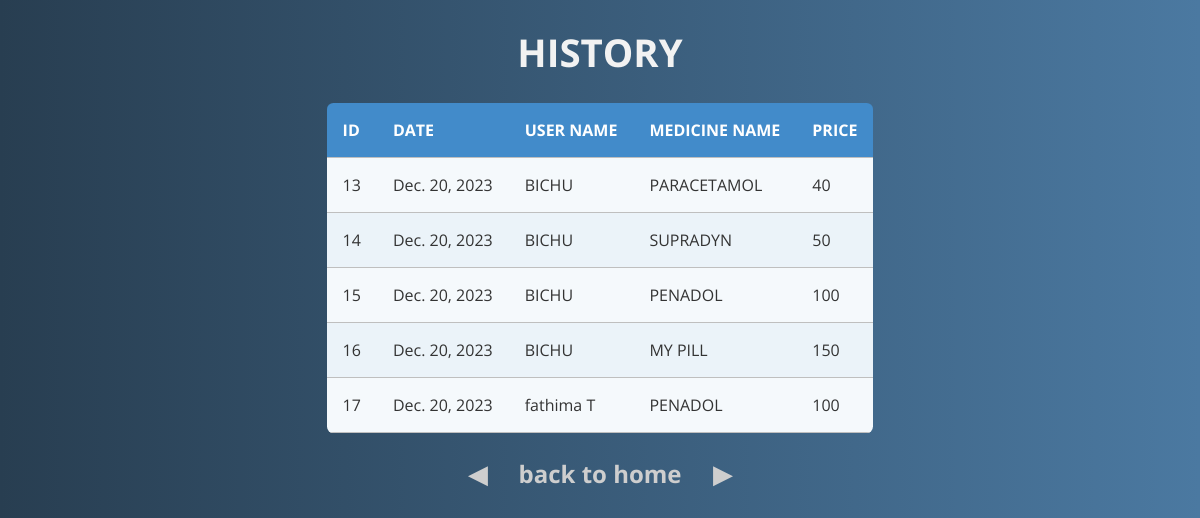
The page /pharmahistory on the database as committed earlier.
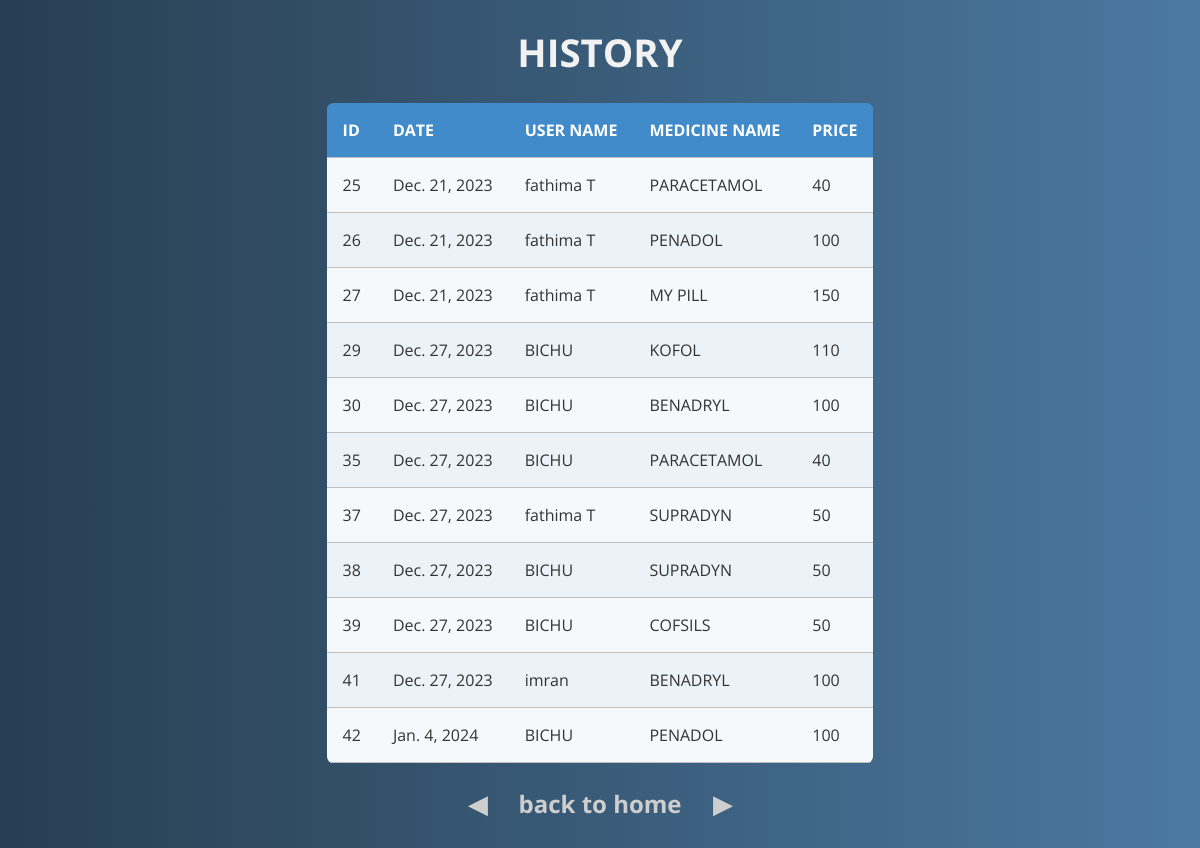
The same page on the database as committed later.
### newapp/models.py (models this page shows, shortened)
class booking(models.Model):
    userid = models.ForeignKey(user,on_delete=models.CASCADE)
    medicineid = models.ForeignKey(Product,on_delete=models.CASCADE)
    date = models.DateField(auto_now=True,blank=True)

class user(models.Model):
    UserName = models.CharField(max_length=50)
    Email = models.EmailField()
    Address = models.CharField(max_length=40)
    PhoneNo = models.IntegerField()
    Password = models.CharField(max_length=20)
    type = models.IntegerField()
    status =(('APPROVED','APPROVED'),
             ('PENDING','PENDING'),
             ('REJECT','REJECT'))
    entry = models.CharField(choices=status,max_length=20,default='PENDING')

class Product(models.Model):
    Image = models.FileField()
    MedicineName = models.CharField(max_length=50)
    Price = models.IntegerField()

### newapp/views.py (the view)
# urls.py: path('pharmahistory',views.pharmahistory,name='pharmahistory'),
def pharmahistory(request):
    data=booking.objects.all()
    return render(request,'pharmahistory.html',{'pharmahist':data})

### template/pharmahistory.html (shortened to what this page needs)
<!DOCTYPE html>
<html lang="en">
<head>
</head>
<body>
    <div class="container" style="">
<h1>HISTORY</h1>
  <table class="rwd-table">
    <tbody>
      <tr>
        <th>ID</th>
        <th>DATE</th>
        <th>USER NAME</th>
        <th>MEDICINE NAME</th>
        <th>PRICE</th>
      </tr>
      {% for i in pharmahist %}
      <tr>
        <td data-th="Supplier Code">
            {{i.id}}
        </td>
        <td data-th="Supplier Code">
            {{i.date}}
        </td>
        <td data-th="Supplier Name">
          {{i.userid.UserName}}
        </td>
        <td data-th="Supplier Name">
          {{i.medicineid.MedicineName}}
        </td>
        <td data-th="Invoice Number">
          {{i.medicineid.Price}}
        </td>
      </tr>
    {% endfor %}
    </tbody>
  </table>
<a href="pharmahome"> <h3>back to home</h3></a>
</div>
</body>
</html>

Rows that differ between the two databases and show on the page:
removed booking: id "13", date "Dec. 20, 2023", userid.UserName "BICHU", medicineid.MedicineName "PARACETAMOL", medicineid.Price "40"
removed booking: id "14", date "Dec. 20, 2023", userid.UserName "BICHU", medicineid.MedicineName "SUPRADYN", medicineid.Price "50"
removed booking: id "15", date "Dec. 20, 2023", userid.UserName "BICHU", medicineid.MedicineName "PENADOL", medicineid.Price "100"
removed booking: id "16", date "Dec. 20, 2023", userid.UserName "BICHU", medicineid.MedicineName "MY PILL", medicineid.Price "150"
removed booking: id "17", date "Dec. 20, 2023", userid.UserName "fathima T", medicineid.MedicineName "PENADOL", medicineid.Price "100"
added booking: id "25", date "Dec. 21, 2023", userid.UserName "fathima T", medicineid.MedicineName "PARACETAMOL", medicineid.Price "40"
added booking: id "26", date "Dec. 21, 2023", userid.UserName "fathima T", medicineid.MedicineName "PENADOL", medicineid.Price "100"
added booking: id "27", date "Dec. 21, 2023", userid.UserName "fathima T", medicineid.MedicineName "MY PILL", medicineid.Price "150"
added booking: id "29", date "Dec. 27, 2023", userid.UserName "BICHU", medicineid.MedicineName "KOFOL", medicineid.Price "110"
added booking: id "30", date "Dec. 27, 2023", userid.UserName "BICHU", medicineid.MedicineName "BENADRYL", medicineid.Price "100"
added booking: id "35", date "Dec. 27, 2023", userid.UserName "BICHU", medicineid.MedicineName "PARACETAMOL", medicineid.Price "40"
added booking: id "37", date "Dec. 27, 2023", userid.UserName "fathima T", medicineid.MedicineName "SUPRADYN", medicineid.Price "50"
added booking: id "38", date "Dec. 27, 2023", userid.UserName "BICHU", medicineid.MedicineName "SUPRADYN", medicineid.Price "50"
added booking: id "39", date "Dec. 27, 2023", userid.UserName "BICHU", medicineid.MedicineName "COFSILS", medicineid.Price "50"
added booking: id "41", date "Dec. 27, 2023", userid.UserName "imran", medicineid.MedicineName "BENADRYL", medicineid.Price "100"
added booking: id "42", date "Jan. 4, 2024", userid.UserName "BICHU", medicineid.MedicineName "PENADOL", medicineid.Price "100"
